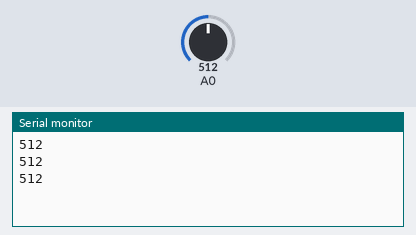
Bench run of a sketch on a simulated Arduino Uno, built with avr-gcc and run on an emulated ATmega328P. On the bench: the last lines printed to the serial monitor. The test bench sets the inputs (shaded band); at power-on: A0 = 512.

Above: at 1.3 s.
1.4 s: A0 set to 716
At 1.9 s:
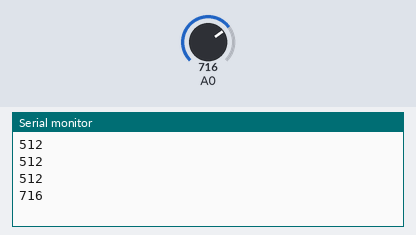
2.9 s: A0 set to 900
At 3.4 s:
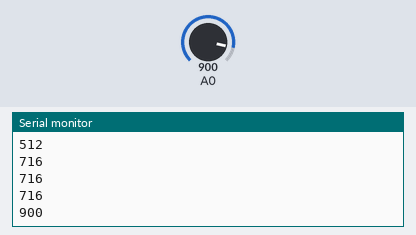
Timing chart, 0 to 5.9 s (numbered marks = the images above; inputs shaded):
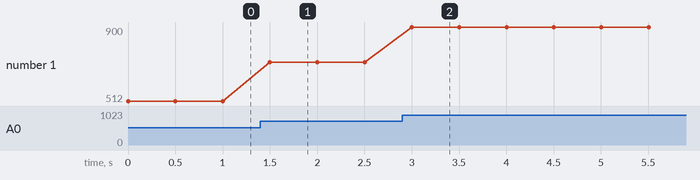

The sketch:

saasas.ino
```cpp
void setup() {
  pinMode(A1, INPUT);
  Serial.begin(9600);
}

void loop() {
  int pinvalue = analogRead(8);
  Serial.println(pinvalue);
  delay(500);
}
```

Measured:
- after the input at 1.4 s, the serial monitor: prints a new line after 0.10 s (image 1)
- after the input at 2.9 s, the serial monitor: prints a new line after 0.10 s (image 2)
- plotted number 1: 512 → 716 after the input at 1.4 s, 716 → 900 after the input at 2.9 s
